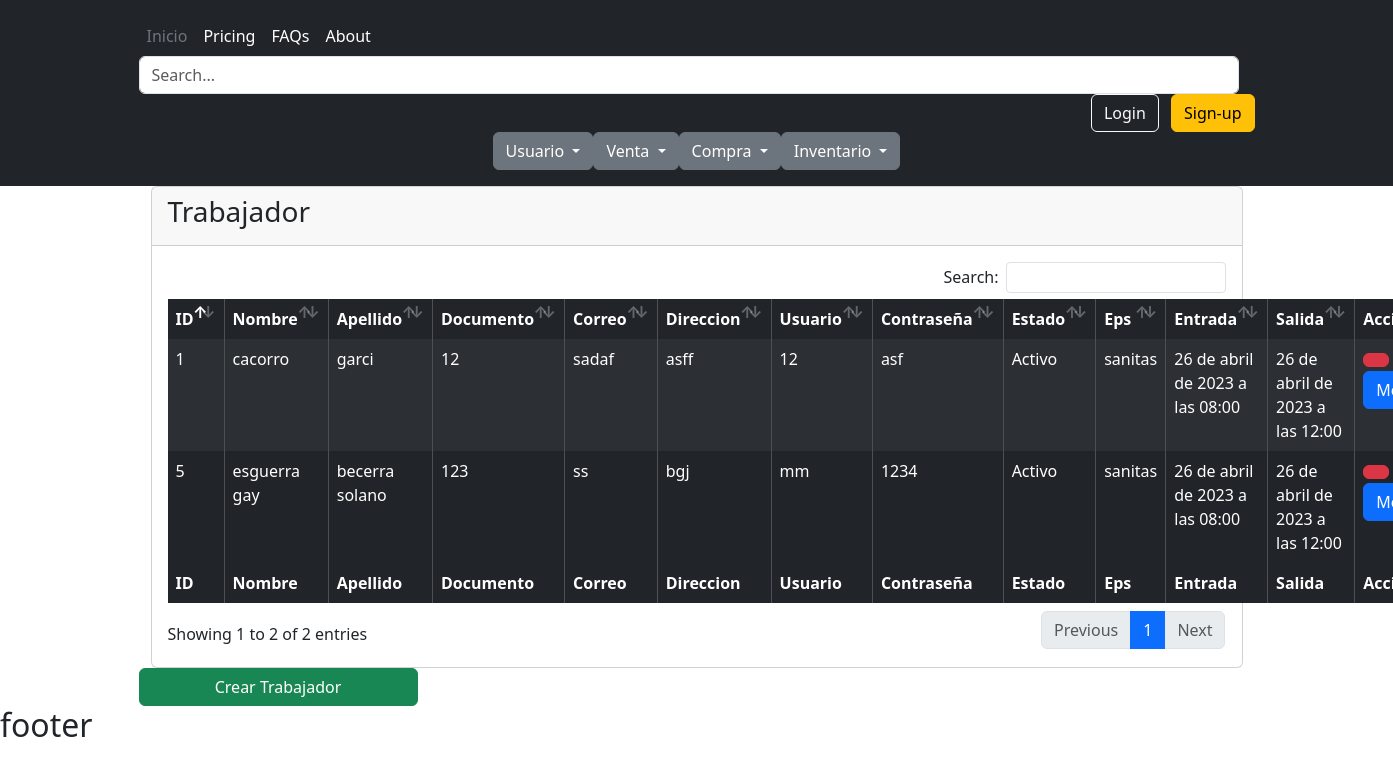
Page /usuarios/trabajador/ on the earlier database version.
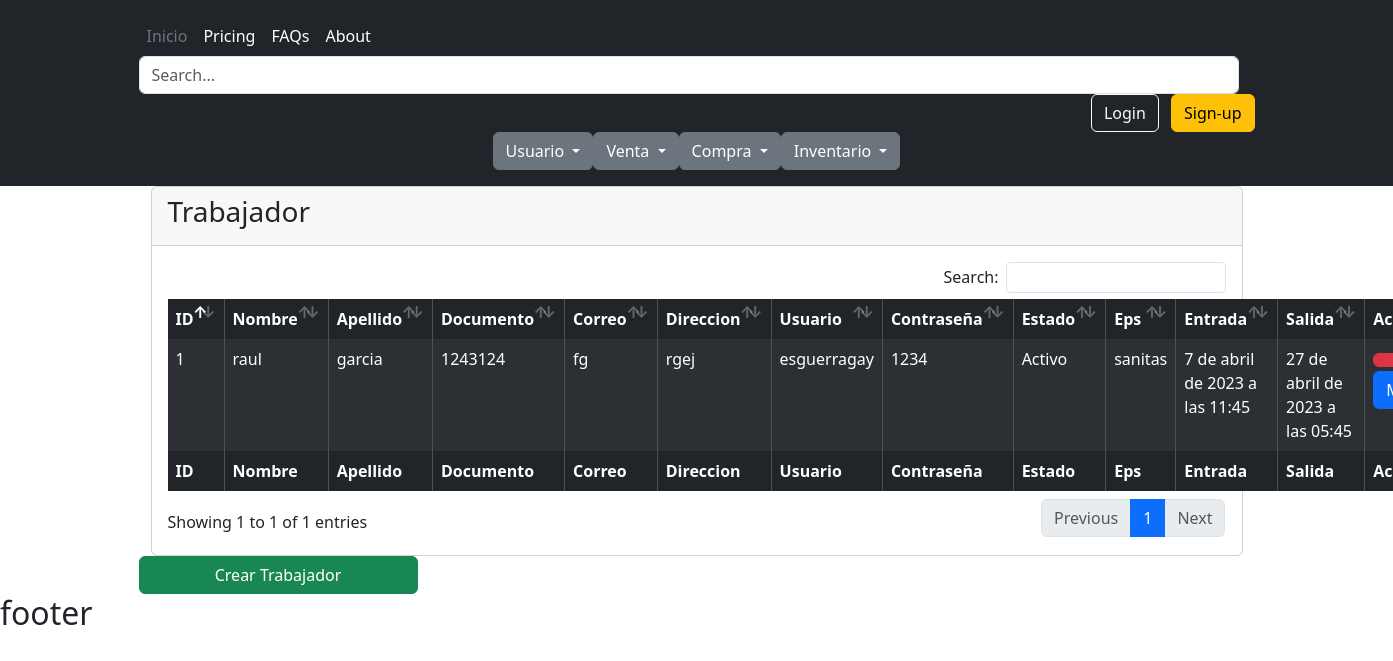
Same page on the later database version.
### usuario/models.py (models this page shows, shortened)
class Trabajador(models.Model):
    nombre= models.CharField(max_length=45,verbose_name="Nombre:")
    apellido= models.CharField(max_length=45,verbose_name="Apellido:")
    documento=models.IntegerField(max_length=10,verbose_name="Documento:")
    telefono=models.CharField(max_length=10,verbose_name="Telefono")
    correo=models.CharField(max_length=45,verbose_name="Correo electronico:")
    direccion=models.CharField(max_length=45,verbose_name="Dirección:")
    usuario=models.CharField(max_length=45,verbose_name="Usuario:")
    contrasena=models.CharField(max_length=45,verbose_name="Contraseña:")
    class Estado(models.TextChoices):
        ACTIVO='1',_("Activo")
        INACTIVO='0',_("Inactivo")
    estado=models.CharField(max_length=1,choices=Estado.choices,default=Estado.ACTIVO,verbose_name="Estado")
    turno_trabajador=models.ForeignKey(Turno, on_delete=models.CASCADE,verbose_name="Turno Trabajador")
    eps_trabajador=models.ForeignKey(Eps, on_delete=models.CASCADE,verbose_name="Eps Trabajador")
    class Meta:
        verbose_name_plural = "Trabajadores"

class Eps(models.Model):
    nombre=models.CharField(max_length=45,verbose_name="Nombre EPS:")
    class Estado(models.TextChoices):
        ACTIVO='1',_("Activo")
        INACTIVO='0',_("Inactivo")
    estado=models.CharField(max_length=1,choices=Estado.choices,default=Estado.ACTIVO,verbose_name="Estado")
    class Meta:
        verbose_name_plural = "Eps"

class Turno(models.Model):
    fecha_ingreso= models.DateTimeField(verbose_name="Fecha de Ingreso", help_text="HH/MM/SS")
    fecha_salida= models.DateTimeField(verbose_name="Fecha de Salida", help_text="HH/MM/SS")
    class Estado(models.TextChoices):
        ACTIVO='1',_("Activo")
        INACTIVO='0',_("Inactivo")
    estado=models.CharField(max_length=1,choices=Estado.choices,default=Estado.ACTIVO,verbose_name="Estado")
    class Meta:
        verbose_name_plural = "Turnos"

### usuario/views.py (the view)
# urls.py: path('trabajador/', trabajador_listar, name="trabajador" ),
def trabajador_listar(request):
    titulo="Trabajador"
    modulo="Usuarios"
    trabajadores= Trabajador.objects.all()
    context={
        "titulo":titulo,
        "modulo":modulo,
        "trabajadores":trabajadores
    }
    return render(request,"usuarios/trabajador/listar.html", context)

### base/templates/usuarios/trabajador/listar.html (shortened to what this page needs)
{% extends 'partials/body.html' %}
{% load bootstrap_icons %}
{% block contenido %}
<div class="wrapper">
  <section class="content">
    <div class="container-fluid">
      <div class="row">
        <div class="col-12">
          <div class="card">
            <div class="card-header">
              <h3 class="card-title"> {{titulo}} </h3>
            </div>
            <div class="card-body">
              <table id="example1" class="table table-bordered table-striped table-dark">
                <thead>
                  <tr>
                    <th>ID</th>
                    <th>Nombre</th>
                    <th>Apellido</th>
                    <th>Documento</th>
                    <th>Correo</th>
                    <th>Direccion</th>
                    <th>Usuario</th>
                    <th>Contraseña</th>
                    <th>Estado</th>
                    <th>Eps</th>
                    <th>Entrada</th>
                    <th>Salida</th>
                    <th>Acciones</th>
                  </tr>
              </thead>
            <tbody>
              {% for trabajador in trabajadores %}
              {% if trabajador.estado != "0" %}
              <tr>
                <td>{{ trabajador.id }}</td>
                <td>{{trabajador.nombre}}</td>
                <td>{{trabajador.apellido}}</td>
                <td>{{trabajador.documento}}</td>
                <td>{{trabajador.correo}}</td>
                <td>{{trabajador.direccion}}</td>
                <td>{{trabajador.usuario}}</td>
                <td>{{trabajador.contrasena}}</td>
                <td>{{trabajador.get_estado_display}}</td>
                <td>{{ trabajador.eps_trabajador.nombre }}</td>
                <td>{{ trabajador.turno_trabajador.fecha_ingreso }}</td>
                <td>{{ trabajador.turno_trabajador.fecha_salida }}</td>
                <td>
                  <button  type="button" data-cafe-bar="{{trabajador.id}}" class="btnEliminar btn btn-danger"
                  data-bs-toggle="modal" data-bs-target="#modalConf">
              </button>
                  <a
                    class="btn btn-primary"
                    href="{% url 'trabajador-modificar' trabajador.id %}"
                    >Modificar</a
                  >
                </td>
              </tr>
              {% endif %} {% endfor %}
            </tbody>
            <tfoot>
              <tr>
                <th>ID</th>
                <th>Nombre</th>
                <th>Apellido</th>
                <th>Documento</th>
                <th>Correo</th>
                <th>Direccion</th>
                <th>Usuario</th>
                <th>Contraseña</th>
                <th>Estado</th>
                <th>Eps</th>
                <th>Entrada</th>
                <th>Salida</th>
                <th>Acciones</th>
              </tr>
            </tfoot>
              </table>
            </div>
          </div>
        </div>
      </div>
    </div>
  </section>
  <a href="{% url 'trabajador-crear' %}" class="btn btn-success w-25">Crear {{titulo}}</a>
</div>
{% endblock contenido %}

Differences in the rows shown:
removed Trabajador: id "5", nombre "esguerra gay", apellido "becerra solano", documento "123", correo "ss", direccion "bgj", usuario "mm", contrasena "1234", estado "Activo", eps_trabajador.nombre "sanitas", turno_trabajador.fecha_ingreso "26 de abril de 2023 a las 08:00", turno_trabajador.fecha_salida "26 de abril de 2023 a las 12:00"
changed Trabajador "Activo": nombre "cacorro" → "raul"; apellido "garci" → "garcia"; documento "12" → "1243124"; correo "sadaf" → "fg"; direccion "asff" → "rgej"; usuario "12" → "esguerragay"; contrasena "asf" → "1234"; turno_trabajador.fecha_ingreso "26 de abril de 2023 a las 08:00" → "7 de abril de 2023 a las 11:45"; turno_trabajador.fecha_salida "26 de abril de 2023 a las 12:00" → "27 de abril de 2023 a las 05:45"
Other differences:
text written by a page script: "Search: Showing 1 to 2 of 2 entries Previous 1 Next" → "Search: Showing 1 to 1 of 1 entries Previous 1 Next"
